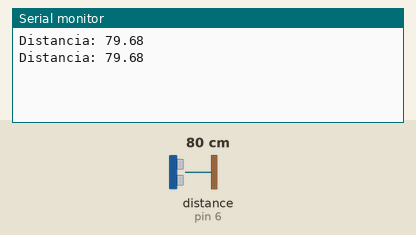
A sketch run on a simulated Arduino Uno, built with avr-gcc and run on an emulated ATmega328P. On the bench: the last lines printed to the serial monitor. Wiring (inferred from the names in the program): ultrasonic range finder: trigger pin 7; echo pin 6. The inputs (shaded band) are chosen by the test bench; at power-on: distance to the obstacle (sensor on pin 6) 80 cm. The echo pulse lasts 58.3 µs per cm.

Above: at 1.8 s.
1.9 s: distance to the obstacle (sensor on pin 6) set to 2 cm
At 2.4 s:
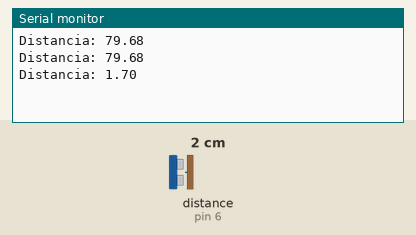
3.4 s: distance to the obstacle (sensor on pin 6) set to 4 cm
At 4.8 s:
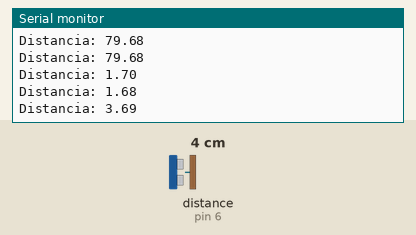
Timing chart, 0 to 6.4 s (numbered marks = the images above; inputs shaded):
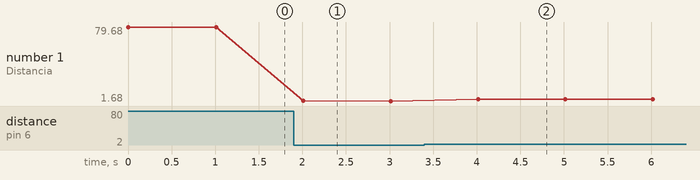

Measured:
- after the input at 1.9 s, the serial monitor: prints a new line after 0.11 s (image 1)
- after the input at 3.4 s, the serial monitor: prints a new line after 0.61 s (image 2)
- plotted number 1: 79.68 → 1.68 after the input at 1.9 s, 1.68 → 3.69 after the input at 3.4 s

The sketch:

codigo_03.ino
```cpp
const int trigger = 7;
const int echo = 6;
long duracion;
float distancia;

void setup() {
  pinMode(trigger, OUTPUT);
  pinMode(echo, INPUT);
  Serial.begin(9600);
}

void loop() {
  // Generar pulso ultrasónico
  digitalWrite(trigger, LOW);
  delayMicroseconds(2);
  digitalWrite(trigger, HIGH);
  delayMicroseconds(10);
  digitalWrite(trigger, LOW);

  // Medir tiempo de retorno
  duracion = pulseIn(echo, HIGH);

  // Calcular distancia en centímetros
  distancia = duracion * 0.0343 / 2;
  // Mostrar resultado
  Serial.print("Distancia: ");
  Serial.println(distancia);
  delay(1000);
}
```
